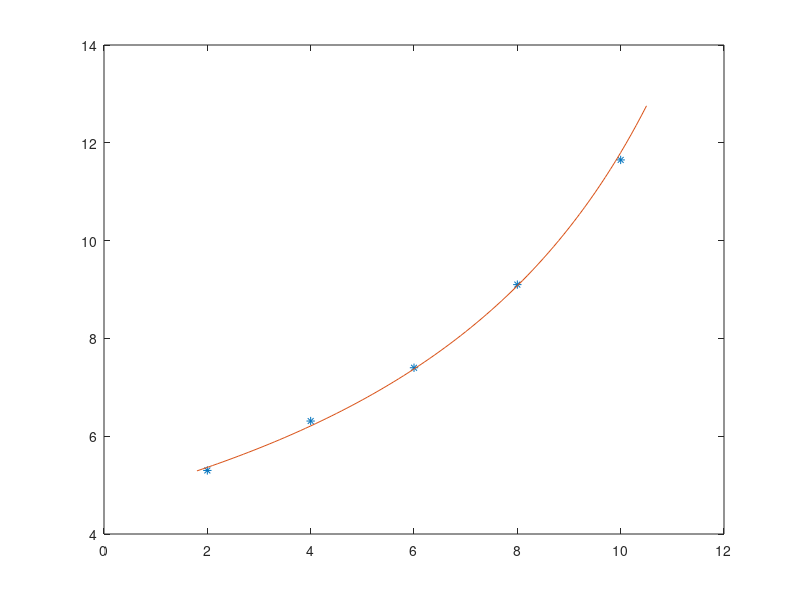

Write the MATLAB code that produced this figure.
clc
clear
%eksik
%1./y una çevir ln alakasız
x=2:2:10;
y=[5.3 6.31 7.4 9.1 11.65];

%1/y= Bx+2 / A
p=polyfit(x,1./y,1)
A=2/p(2);
B=p(1)*A;


xp=1.8:0.1:10.5;
yp=A./(B.*xp+2);
plot(x,y,"*");
hold on
plot(xp,yp)
